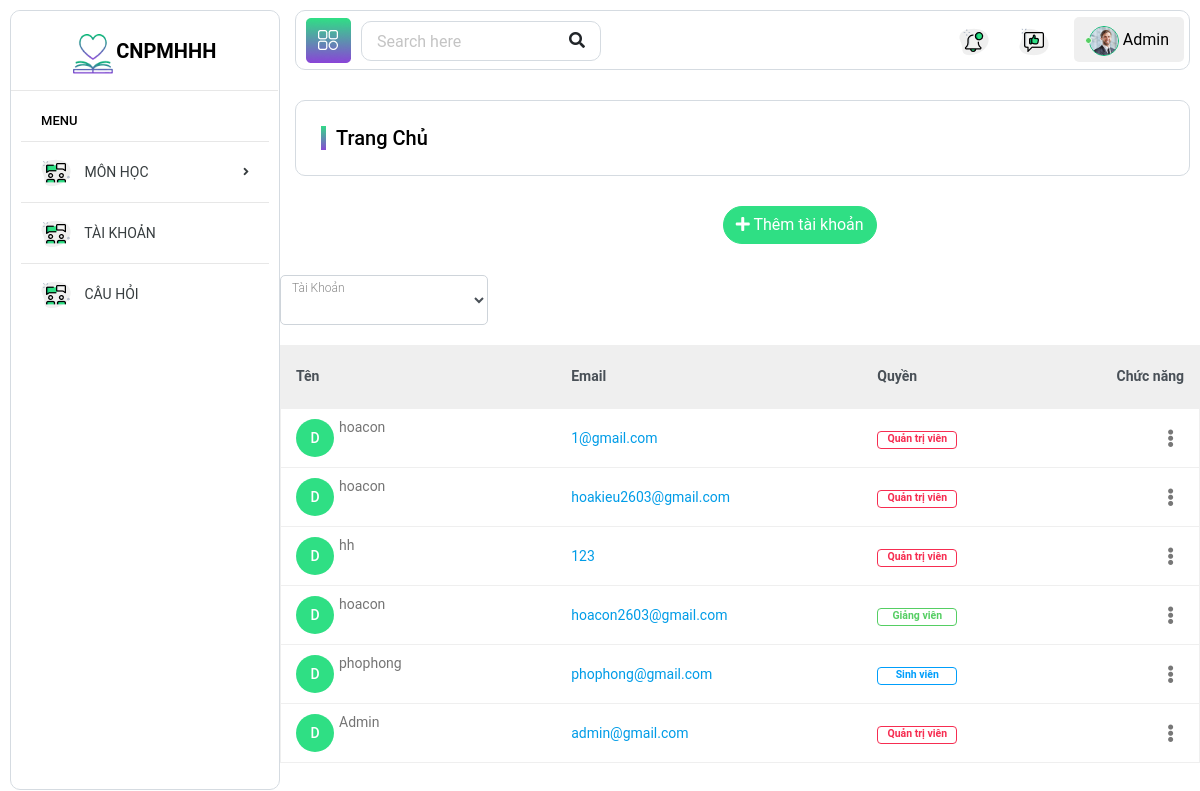
The app's page /account.php (signed in) with its own data.
### tables this page shows
CREATE TABLE `taikhoan` (
  `id` int(11) NOT NULL,
  `username` varchar(50) NOT NULL,
  `password` varchar(255) NOT NULL,
  `email` varchar(50) NOT NULL,
  `role` int(11) NOT NULL
);

### classes/user.php (called while the page is built, shortened)
<?php
include_once 'lib/session.php';
include_once 'lib/database.php';
?>
<?php
class user
{
	private $db;
	public function __construct()
	{
		$this->db = new Database();
	}
	public function show_account()
	{
		$query = "SELECT * FROM taikhoan order by id desc";
		$result = $this->db->select($query);
		return $result;
	}
}
?>

### lib/session.php (called while the page is built, shortened)
<?php
class Session
{
   public static function get($key)
   {
      if (isset($_SESSION[$key])) {
         return $_SESSION[$key];
      } else {
         return false;
      }
   }
}
?>

### lib/database.php (called while the page is built, shortened)
<?php
class Database extends PDO
{
  public $host = DB_HOST;
  public $user = DB_USER;
  public $pass = DB_PASS;
  public $dbname = DB_NAME;
  public $link;
  private function connectDB()
  {
    $this->link = new mysqli(
      $this->host,
      $this->user,
      $this->pass,
      $this->dbname
    );
  }
  public function select($query)
  {
    $result = $this->link->query($query) or
      die($this->link->error . __LINE__);
    if ($result->num_rows > 0) {
      return $result;
    } else {
      return false;
    }
  }
}

### account.php (the view, shortened to what this page needs)
<?php
include 'includes/header.php';
include 'classes/user.php';
$account = new user();
?>
<div class="row">
  <div class="col-sm-8 col-8 text-right add-btn-col">
    <?php if (Session::get('role') == '1') { ?>
      <a href="#" class="btn btn-primary btn-rounded" data-toggle="modal" data-target="#add_account">
        <i class="fas fa-plus"></i> Thêm tài khoản
      </a>
    <?php } ?>
  </div>
</div>
<div class="content-page">
  <div class="row filter-row">
    <div class="col-sm-6 col-md-3">
      <div class="form-group form-focus select-focus">
        <select class="form-control">
          <option></option>
          <option>Quản trị</option>
        </select>
        <label class="focus-label">Tài khoản</label>
      </div>
    </div>
    <div class="col-sm-6 col-md-3">
      <div class="form-group form-focus"></div>
    </div>
    <div class="col-sm-6 col-md-3">
      <div class="form-group form-focus"></div>
    </div>
  </div>
  <div class="row">
    <div class="col-md-12 mb-3">
      <div class="table-responsive">
        <table class="table custom-table datatable">
          <thead class="thead-light">
            <tr>
              <th style="width:30%;">Tên</th>
              <th>Email</th>
              <th>Quyền</th>
              <th class="text-right">Chức năng</th>
            </tr>
          </thead>
          <tbody>
            <?php
            $show_account = $account->show_account();
            if ($show_account && $show_account->num_rows > 0) {
              while ($result = $show_account->fetch_assoc()) {
            ?>
                <tr>
                  <td>
                    <a href="profile.html" class="avatar">D</a>
                    <h2><a href="profile.html"><?= $result['username'] ?></a></h2>
                  </td>
                  <td>
                    <a href="/cdn-cgi/l/email-protection" class="__cf_email__" data-cfemail="dfbbbeb1b6bab3afb0adabbaad9fbaa7beb2afb3baf1bcb0b2"><?= $result['email'] ?></a>
                  </td>
                  <td>
                    <?php if ($result['role'] == 1) { ?>
                      <span class="badge badge-danger-border">Quản trị viên</span>
                    <?php } else if ($result['role'] == 2) { ?>
                      <span class="badge badge-success-border">Giảng viên</span>
                    <?php } else { ?>
                      <span class="badge badge-info-border">Sinh viên</span>
                    <?php } ?>
                  </td>
                  <?php if (Session::get('role') == '1') { ?>
                    <td class="text-right">
                      <div class="dropdown dropdown-action">
                        <a href="#" class="action-icon dropdown-toggle" data-toggle="dropdown" aria-expanded="false"><i class="fas fa-ellipsis-v"></i></a>
                      </div>
                    </td>
                  <?php } ?>
                </tr>
            <?php }
            } else {
              echo "<tr><td colspan='4'>Không có dữ liệu</td></tr>";
            } ?>
          </tbody>
        </table>
      </div>
    </div>
  </div>
</div>
<?php include 'includes/footer.php'; ?>

### includes/header.php (shortened to what this page needs)
<?php
include 'lib/session.php';
?>
<!DOCTYPE html>
<html lang="en">
<head>
	<link href="../../../../css?family=Roboto:300,400,500,700,900" rel="stylesheet">
	<link rel="stylesheet" href="assets/css/bootstrap.min.css">
	<link rel="stylesheet" href="assets/plugins/fontawesome/css/all.min.css">
	<link rel="stylesheet" href="assets/plugins/fontawesome/css/fontawesome.min.css">
	<link rel="stylesheet" href="assets/css/select2.min.css">
	<link rel="stylesheet" href="assets/plugins/datetimepicker/css/tempusdominus-bootstrap-4.min.css">
	<link rel="stylesheet" href="assets/css/style.css">
</head>
<body>
	<div class="main-wrapper">
		<div class="header-outer">
			<div class="header">
				<a id="toggle_btn" class="float-left" href="javascript:void(0);">
					<img src="assets/img/sidebar/icon-21.png" alt="">
				</a>
				<ul class="nav float-left">
					<li>
						<div class="top-nav-search">
							<form action="search.html">
								<input class="form-control" type="text" placeholder="Search here">
								<button class="btn" type="submit"><i class="fa fa-search"></i></button>
							</form>
						</div>
					</li>
				</ul>
				<ul class="nav user-menu float-right">
					<li class="nav-item dropdown d-none d-sm-block">
						<a href="#" class="dropdown-toggle nav-link" data-toggle="dropdown">
							<img src="assets/img/sidebar/icon-22.png" alt="">
						</a>
					</li>
					<li class="nav-item dropdown d-none d-sm-block">
						<a href="javascript:void(0);" id="open_msg_box" class="hasnotifications nav-link"><img src="assets/img/sidebar/icon-23.png" alt=""> </a>
					</li>
					<li class="nav-item dropdown has-arrow">
						<a href="#" class=" nav-link user-link" data-toggle="dropdown">
							<span class="user-img"><img class="rounded-circle" src="assets/img/user-06.jpg" width="30" alt="Admin">
								<span class="status online"></span></span>
							<span><?= Session::get('username') ?></span>
						</a>
					</li>
				</ul>
			</div>
		</div>
		<div class="page-wrapper">
			<div class="content container-fluid">
				<div class="page-header">
					<div class="row">
						<div class="col-md-6">
							<h3 class="page-title mb-0">Trang chủ</h3>
						</div>
					</div>
				</div>
				<?php
				include 'sidebar.php';
				?>

### includes/sidebar.php
<?php
$page = basename($_SERVER['SCRIPT_NAME']);
?>
<div class="sidebar" id="sidebar">
  <div class="sidebar-inner slimscroll">
    <div id="sidebar-menu" class="sidebar-menu">
      <div class="header-left">
        <a href="index.html" class="logo">
          <img src="assets/img/logo1.png" width="40" height="40" alt="Logo trường">
          <span class="text-uppercase">CNPMHHH</span>
        </a>
      </div>
      <ul class="sidebar-ul">
        <li class="menu-title">Menu</li>
        <li class=" <?= in_array($page, ['monhoc.php', 'the-loai.php', 'tin-chi.php']) ? '' : '' ?>">
          <a href="monhoc.php">
            <img src="assets/img/sidebar/icon-4.png" alt="icon"> <span>Môn Học</span> <span class="menu-arrow"></span>
          </a>
        </li>
        <li class=" <?= $page == 'account.php' ? '' : '' ?>">
          <a href="account.php">
            <img src="assets/img/sidebar/icon-4.png" alt="icon"> <span> Tài khoản</span>
          </a>
        </li>
        <li class=" <?= $page == 'cauhoi.php' ? '' : '' ?>">
          <a href="cauhoi.php">
            <img src="assets/img/sidebar/icon-4.png" alt="icon"> <span> Câu hỏi</span>
          </a>
        </li>
      </ul>
    </div>
  </div>
</div

### includes/footer.php (shortened to what this page needs)
</div>
</body>
</html>

### records on screen
taikhoan: username "hoacon", email "1@gmail.com", shows "Quản trị viên"
taikhoan: username "hoacon", email "hoakieu2603@gmail.com", shows "Quản trị viên"
taikhoan: username "hh", email "123", shows "Quản trị viên"
taikhoan: username "hoacon", email "hoacon2603@gmail.com", shows "Giảng viên"
taikhoan: username "phophong", email "phophong@gmail.com", shows "Sinh viên"
taikhoan: username "Admin", email "admin@gmail.com", shows "Quản trị viên"

### other values on screen
Session::get('username') "Admin"
